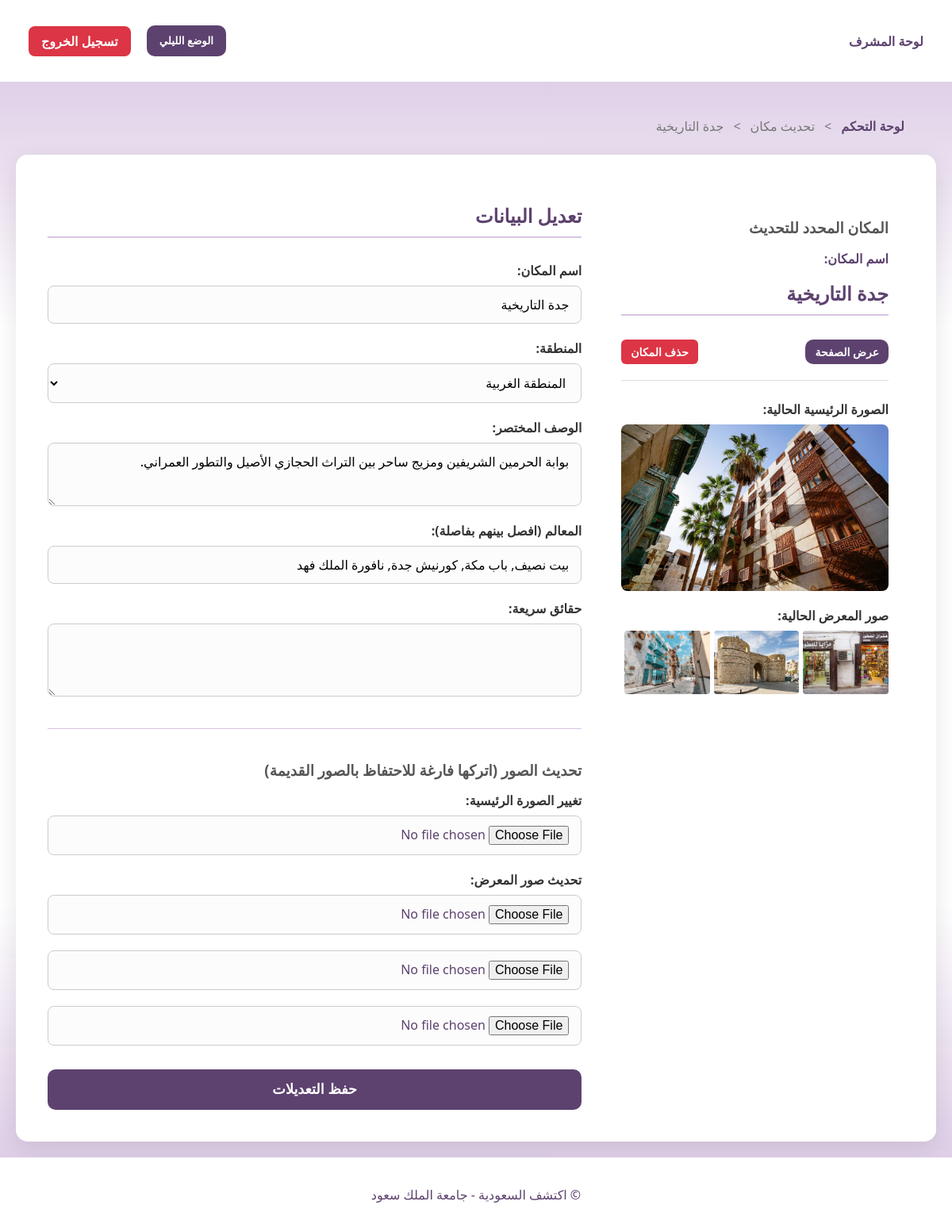
/update.php?id=11 (signed in), run on the app's committed database.
### tables this page shows
CREATE TABLE `regions` (
  `id` int(11) NOT NULL,
  `name` varchar(100) NOT NULL,
  `category` varchar(50) DEFAULT NULL,
  `description` text DEFAULT NULL,
  `details` text DEFAULT NULL,
  `main_image` varchar(255) DEFAULT NULL,
  `landmarks` text DEFAULT NULL,
  `activities` text DEFAULT NULL,
  `gallery_img1` varchar(255) DEFAULT NULL,
  `gallery_img2` varchar(255) DEFAULT NULL,
  `gallery_img3` varchar(255) DEFAULT NULL,
  `facts` text DEFAULT NULL
);

### update.php (the view, shortened to what this page needs)
<?php
include 'datab.php';
$id = intval($_GET['id']);
$query = "SELECT * FROM regions WHERE id = $id";
$result = mysqli_query($conn, $query);
$row = mysqli_fetch_assoc($result);
?>
<!DOCTYPE html>
<html dir="rtl" lang="ar">
<head>
    <link rel="stylesheet" href="style.css">
</head>
<body>
    <header>
        <div class="nav-container">
            <div class="logo">لوحة المشرف</div>
           <nav>
            <ul>
                <li><button id="night-mode-btn" onclick="toggleNightMode()">الوضع الليلي</button></li>
                <li><a href="logout.php" onclick="return confirm('هل أنت متأكد أنك تريد تسجيل الخروج؟')" class="btn-logout">تسجيل الخروج</a></li>
            </ul>
           </nav>
        </div>
    </header>
    <main class="update-main">
        <nav class="breadcrumb">
           <a href="dashboard.php">لوحة التحكم</a>
           <span> &gt; </span>
           <span>تحديث مكان</span>
           <span> &gt; </span>
           <span><?php echo $row['name']; ?></span>
        </nav>
        <div class="admin-container update-layout" style="display: flex; gap: 30px;">
            <div class="current-info" style="flex: 1; padding: 20px; border-radius: 10px;">
                <h3>المكان المحدد للتحديث</h3>
                <p><strong>اسم المكان:</strong></p>
                <h2 style="margin-top: 0;"><?php echo $row['name']; ?></h2>
                <div style="display: flex; justify-content: space-between; align-items: center; margin-bottom: 25px; border-bottom: 1px solid #ddd; padding-bottom: 20px;">
                    <a href="details.php?id=<?php echo $row['id']; ?>"
                       target="_blank"
                       class="btn-main"
                       style="padding: 6px 12px; font-size: 14px; margin-top: 0; width: auto;">عرض الصفحة</a>
                    <a href="dashboard.php?delete=<?php echo $row['id']; ?>"
                       class="btn-delete"
                       onclick="return confirm('هل أنت متأكد من حذف هذا السجل نهائياً؟')">حذف المكان</a>
                </div>
                <label style="text-align: right;">الصورة الرئيسية الحالية:</label>
                <img src="images/<?php echo $row['main_image']; ?>" style="width: 100%; border-radius: 8px; margin-bottom: 15px;">
                <label style="text-align: right; display: block;">صور المعرض الحالية:</label>
                <div style="display: flex; gap: 5px;">
                    <?php if($row['gallery_img1']) echo "<img src='images/{$row['gallery_img1']}' style='width: 32%; border-radius: 4px; object-fit: cover; height: 80px;'>"; ?>
                    <?php if($row['gallery_img2']) echo "<img src='images/{$row['gallery_img2']}' style='width: 32%; border-radius: 4px; object-fit: cover; height: 80px;'>"; ?>
                    <?php if($row['gallery_img3']) echo "<img src='images/{$row['gallery_img3']}' style='width: 32%; border-radius: 4px; object-fit: cover; height: 80px;'>"; ?>
                </div>
            </div>
            <div class="form-section" style="flex: 2;">
                <h2>تعديل البيانات</h2>
                <form action="update_process.php" method="POST" enctype="multipart/form-data" onsubmit="return validateForm()>
                    <input type="hidden" name="id" value="<?php echo $row['id']; ?>">
                    <label>اسم المكان:</label>
                    <input type="text" name="place_name" value="<?php echo $row['name']; ?>" required>
                    <label>المنطقة:</label>
                    <select name="category" required>
                        <option value="الغربية" <?php if($row['category'] == 'الغربية') echo 'selected'; ?>>المنطقة الغربية</option>
                    </select>
                    <label>الوصف المختصر:</label>
                    <textarea name="description" rows="2" required><?php echo $row['description']; ?></textarea>
                    <label>المعالم (افصل بينهم بفاصلة):</label>
                    <input type="text" name="landmarks" value="<?php echo $row['landmarks']; ?>" required>
                    <label>حقائق سريعة:</label>
                    <textarea name="fun_facts" rows="3" required><?php echo $row['fun_facts']; ?></textarea>
                    <hr>
                    <h3>تحديث الصور (اتركها فارغة للاحتفاظ بالصور القديمة)</h3>
                    <label>تغيير الصورة الرئيسية:</label>
                    <input type="file" name="main_image">
                    <label>تحديث صور المعرض:</label>
                    <input type="file" name="gallery_img1">
                    <input type="file" name="gallery_img2">
                    <input type="file" name="gallery_img3">
                    <button type="submit" name="submit_update" class="btn-main">حفظ التعديلات</button>
                </form>
            </div>
        </div>
    </main>
    <footer id="footer-tag">
        <p>© اكتشف السعودية - جامعة الملك سعود</p>
    </footer>
</body>
</html>

### style.css (style rules this page uses)
:root { --primary-color: #5d426f; --light-bg: #d7c4e4; --primary-color-dark: #e9d7f5; --dark-bg: #321845; }
body { font-family: 'Segoe UI', Tahoma, Geneva, Verdana, sans-serif; margin: 0; transition: 0.3s; display: flex; flex-direction: column; min-height: 100vh; }
main { color: var(--primary-color); background-image: url('images/bg.jpg'); background-size: cover; background-position: center; background-attachment: fixed; flex: 1; }
header { background-color: white; color: var(--primary-color); padding: 1rem 0; }
.nav-container { display: flex; justify-content: space-between; align-items: center; padding: 0 3%; font-weight: bold; }
nav ul { list-style: none; display: flex; gap: 20px; align-items: center; }
nav ul li a { text-decoration: none; }
#night-mode-btn { font-family: inherit; background-color: var(--primary-color); color: white; border: none; display: flex; align-items: center; justify-content: center; line-height: 1; padding: 13px 16px; border-radius: 10px; cursor: pointer; transition: all 0.3s ease; font-weight: bolder; }
.btn-main { background-color: var(--primary-color); color: white; padding: 10px 25px; text-decoration: none; border-radius: 10px; display: inline-block; margin-top: 20px; transition: all 0.3s ease; font-weight: bold; }
#footer-tag { text-align: center; padding: 20px; background-color: white; color: var(--primary-color); }
.btn-edit, .btn-delete { display: inline-block; padding: 8px 16px; border-radius: 6px; text-decoration: none; font-size: 14px; font-weight: bold; color: white !important; transition: all 0.3s ease; white-space: nowrap; border: none; cursor: pointer; }
.btn-logout { background-color: #dc3545; color: white !important; padding: 8px 16px; border-radius: 8px; text-decoration: none; }
.btn-delete { background-color: #dc3545; color: white; padding: 6px 12px; border-radius: 6px; text-decoration: none; }
.add-main, .update-main { display: flex; flex-direction: column; align-items: center; padding: 20px 0; }
.breadcrumb { width: 90%; max-width: 1200px; margin: 25px auto; display: flex; align-items: center; gap: 12px; font-size: 1rem; color: #777; padding: 0 10px; }
.breadcrumb a { color: var(--primary-color); text-decoration: none; font-weight: 600; transition: 0.3s ease; }
.admin-container { width: 90%; max-width: 1200px; background-color: white; padding: 40px; border-radius: 15px; box-shadow: 0 8px 30px rgba(0, 0, 0, 0.1); direction: rtl; }
.admin-container h2 { margin-bottom: 30px; border-bottom: 2px solid var(--light-bg); padding-bottom: 10px; }
.admin-container form { display: flex; flex-direction: column; }
.admin-container label { font-weight: bold; margin-bottom: 8px; color: #333; display: block; }
.admin-container input[type="text"], .admin-container input[type="file"], .admin-container textarea, .admin-container select { width: 100%; padding: 12px 15px; margin-bottom: 20px; border: 1px solid #ccc; border-radius: 8px; font-family: inherit; font-size: 1rem; box-sizing: border-box; background-color: #fcfcfc; }
.admin-container textarea { resize: vertical; min-height: 80px; }
.admin-container hr { border: 0; border-top: 1px solid var(--light-bg); margin: 20px 0; }
.admin-container h3 { color: #555; margin-bottom: 15px; }
.admin-container .btn-main { width: 100%; padding: 15px; background-color: var(--primary-color); color: white; border: none; border-radius: 10px; font-size: 1.1rem; font-weight: bold; cursor: pointer; transition: background 0.3s ease; margin-top: 10px; }

### data on the page
regions: name "جدة التاريخية", main_image (picture), gallery_img1 (picture), gallery_img2 (picture), gallery_img3 (picture), place_name "جدة التاريخية", category "المنطقة الغربية", description "بوابة الحرمين الشريفين ومزيج ساحر بين التراث الحجازي الأصيل والتطور العمراني.", landmarks "بيت نصيف, باب مكة, كورنيش جدة, نافورة الملك فهد"
